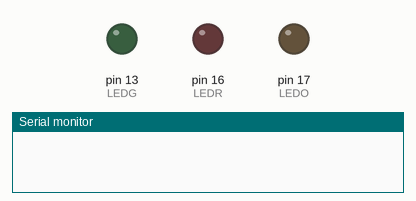
A sketch run on a simulated Arduino Uno, built with avr-gcc and run on an emulated ATmega328P. Parts: output pins drawn as LEDs (lit = HIGH), the last lines printed to the serial monitor.

Above: at 0.5 s.
At 6.0 s:
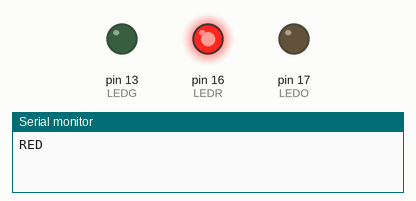
At 11.5 s:
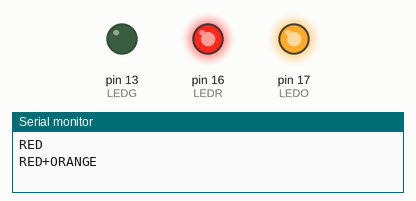
At 17.0 s:
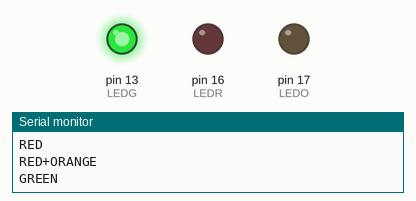
At 22.5 s:
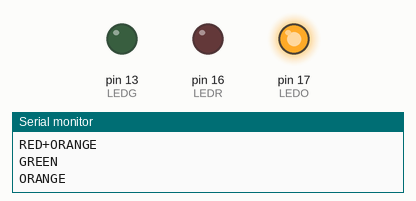
Timing chart, 0 to 28.6 s (numbered marks = the images above):
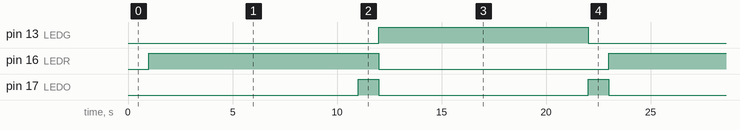

The sketch:

semafor.ino
```cpp
#define LEDR 16
#define LEDO 17
#define LEDG 13

void setup() {
  pinMode(LEDR, OUTPUT);
  pinMode(LEDO, OUTPUT);
  pinMode(LEDG, OUTPUT);
  Serial.begin(9600);
}

byte state = 0;
unsigned long last, interval = 1;

void semafor(bool red, bool orange, bool green) {
  digitalWrite(LEDR, red);
  digitalWrite(LEDO, orange);
  digitalWrite(LEDG, green);
}

void loop() {
  unsigned long now = millis();

  if (now - last >= interval * 1000) {
    switch (state) {
      case 0:
        Serial.println("RED");
        semafor(1, 0, 0);
        interval = 10;
        break;
      case 1:
        Serial.println("RED+ORANGE");
        semafor(1, 1, 0);
        interval = 1;
        break;
      case 2:
        Serial.println("GREEN");
        semafor(0, 0, 1);
        interval = 10;
        break;
      case 3:
        Serial.println("ORANGE");
        semafor(0, 1, 0);
        interval = 1;
        break;
    }

    state = state + 1;
    if (state > 3) state = 0;
    last = now;
  }
}
```

Measured:
- by itself, pin 13 (LEDG): alternates HIGH for 10.0 s and LOW for 12.0 s
- by itself, pin 16 (LEDR): alternates HIGH for 11.0 s and LOW for 11.0 s
- by itself, pin 17 (LEDO): alternates HIGH for 1.0 s and LOW for 10.0 s
